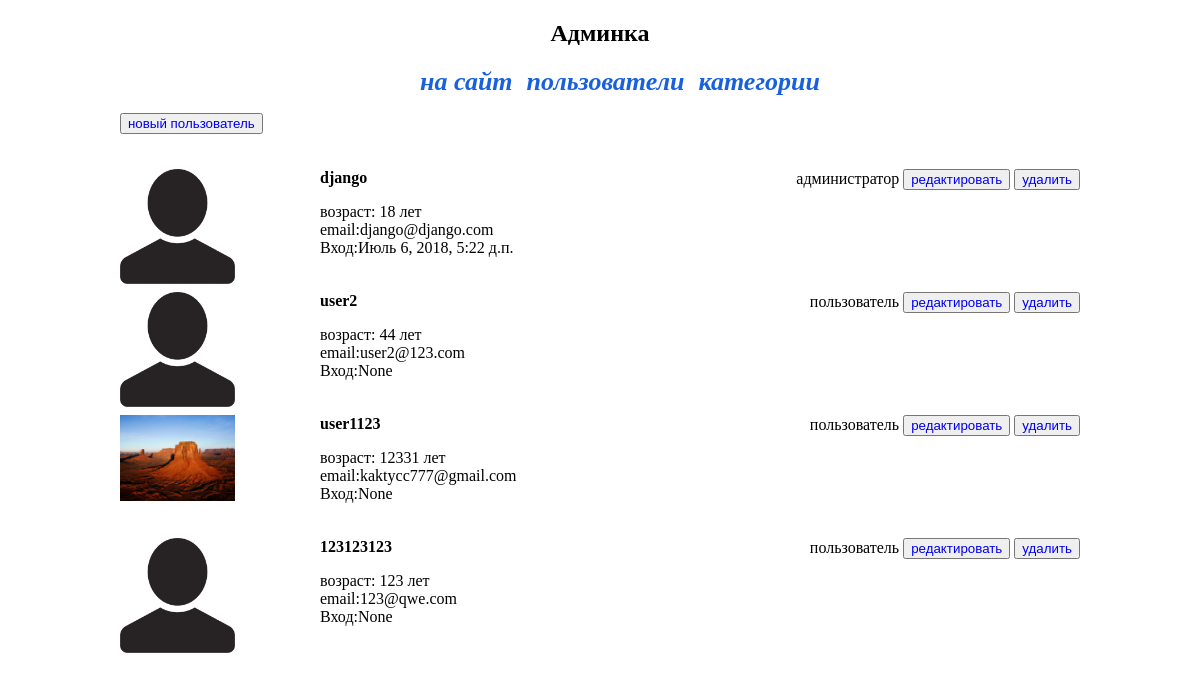
Page /admin/ (signed in) on the committed database.
### authapp/models.py (models this page shows)
class ShopUser(AbstractUser):
    avatar = models.ImageField(upload_to='users_avatars', blank=True)
    age = models.PositiveIntegerField(verbose_name='возраст')

### adminapp/views.py (the view)
class UserListView(ListView):
    model = ShopUser
    template_name = 'adminapp/main.html'
    @method_decorator(user_passes_test(lambda x: x.is_superuser))
    def dispatch(self, *args, **kwargs):
        return super(UserListView, self).dispatch(*args, **kwargs)

### adminapp/templates/adminapp/main.html (shortened to what this page needs)
{% extends 'adminapp/base.html' %}
{% load staticfiles %}
{% block content %}
<div class="objects_list">
    <button class="new_user">
        <a href="{% url 'admin:user_create' %}">
        новый пользователь
        </a>
    </button>
    {% for object in object_list %}
    <div
            class="object_record {% if not object.is_active %}not_active{% endif %}">
        <img
                src="/media/{{ object.avatar|default:'users_avatars/default.png' }}"
                alt="{{ object.username }}">
        <div class="object_role">
            {% if object.is_superuser %}
            администратор
            {% else %}
            пользователь
            {% endif %}
            <button>
                <a href="{% url 'admin:user_update' object.pk %}">
                редактировать
                </a>
            </button>
            <button>
                {% if object.is_active %}
                <a href="{% url 'admin:user_delete' object.pk %}">
                удалить
                </a>
                {% else %}
                <a href="{% url 'admin:user_repair' object.pk %}">
                восстановить
                </a>
                {% endif %}
            </button>
        </div>
        <div class="object_info">
        <div class="object_name">
            <p><strong>{{ object.username }}</strong></p>
        </div>
        <div class="object_age">
            возраст: {{ object.age }} лет
        </div>
        <div class="object_email">
            email:{{ object.email }}
        </div>
        <div class="object_lastlogin">
            Вход:{{ object.last_login }}
        </div>
    </div>
        </div>
    {% endfor%}
</div>
{% endblock %}

### static/css/style_admin.css (style rules this page uses)
.objects_list { width: 960px; margin: 0 auto; }
.new_user a { text-decoration: none; }
button a { text-decoration: none; }
.object_record { margin-top: 35px; }
.object_record img { width: 12%; float: left; }
.object_role { float: right; }
.object_info { padding-left: 200px; }

### rows in the picture
ShopUser: is_superuser "администратор", is_active "удалить", username "django", age "18", email "django@django.com", last_login "Июль 6, 2018, 5:22 д.п."
ShopUser: is_superuser "пользователь", is_active "удалить", username "user2", age "44", email "user2@123.com", last_login "None"
ShopUser: avatar (picture), is_superuser "пользователь", is_active "удалить", username "user1123", age "12331", email "kaktycc777@gmail.com", last_login "None"
ShopUser: is_superuser "пользователь", is_active "удалить", username "123123123", age "123", email "123@qwe.com", last_login "None"
